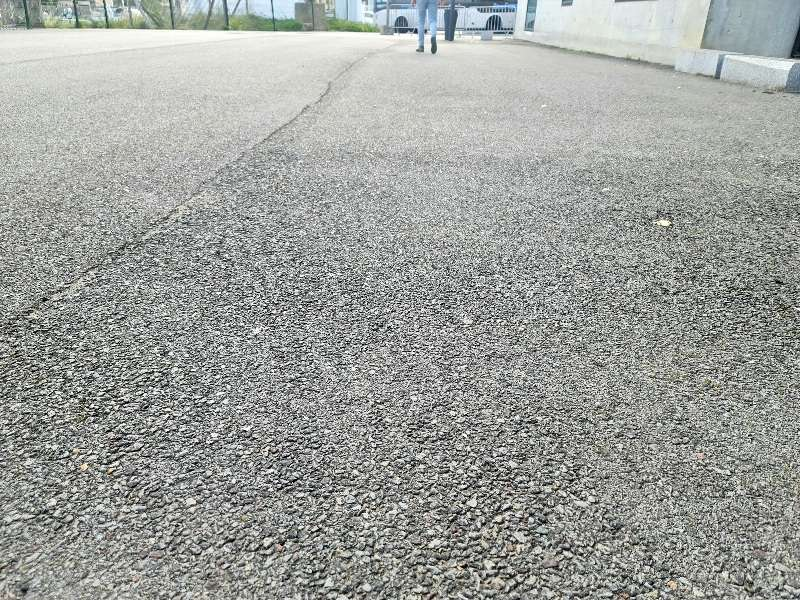
//> input picture VISION/DETECTION/Image/vision_test_small.jpg, 800 x 600 px
$ ./Vision_mean   (built with g++ and OpenCV 4)
//> lines starting //> are read from the running program, lines starting //| are printed output that depends on the picture; after the words box and inside, x2 and y2 are one past the last pixel; in counts of white or black regions, pixels touching at a corner belong together
#include <opencv2/opencv.hpp>
#include <iostream>
#include <vector>

int main() {
    // Charger l'image
    cv::Mat image= cv::imread("../Image/vision_test_small.jpg");
//> image is the input picture: 600 rows x 800 cols, CV_8UC3; mean B, G, R 156.6, 160.5, 157.3

    // Vérifier si l'image a été chargée correctement
    if(image.empty()) {
        std::cerr << "Erreur lors de la lecture de l'image." << std::endl;
        return -1;
    }

    cv::Mat hsv;
    cv::cvtColor(image, hsv, cv::COLOR_BGR2HSV);
//> hsv: 600 rows x 800 cols, CV_8UC3; mean H, S, V 48.9, 12.6, 161

    // Séparer les canaux HSV
    std::vector<cv::Mat> hsv_channels;
    cv::split(hsv, hsv_channels);
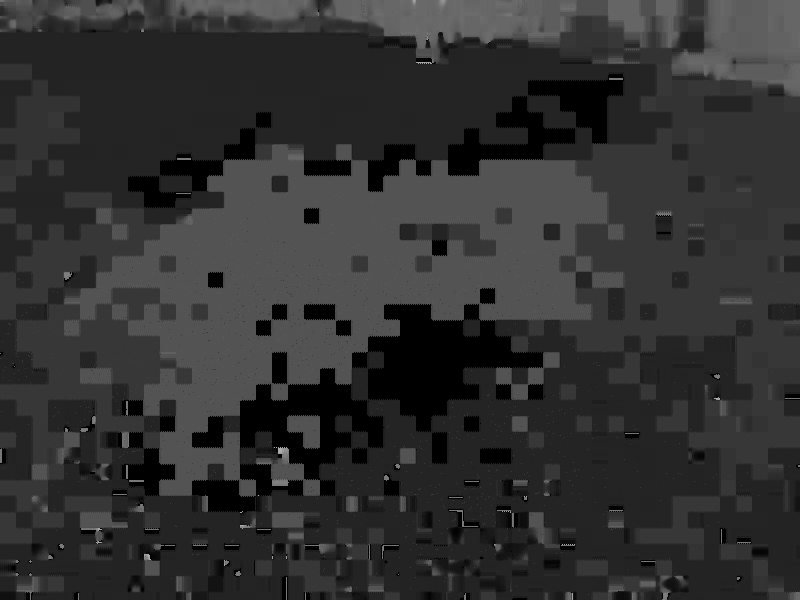
//> hsv_channels[0]: 600 rows x 800 cols, CV_8UC1; min 0, max 173, mean 48.9
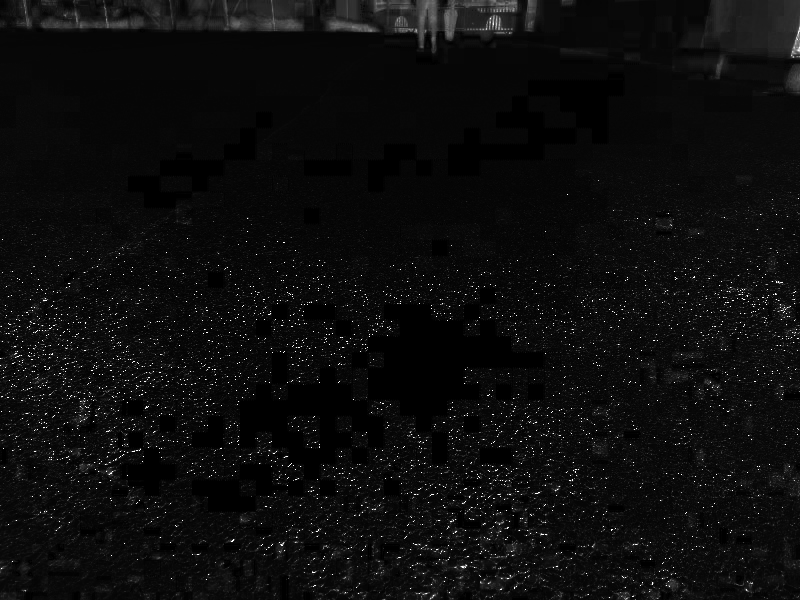
//> hsv_channels[1]: 600 rows x 800 cols, CV_8UC1; min 0, max 255, mean 12.6
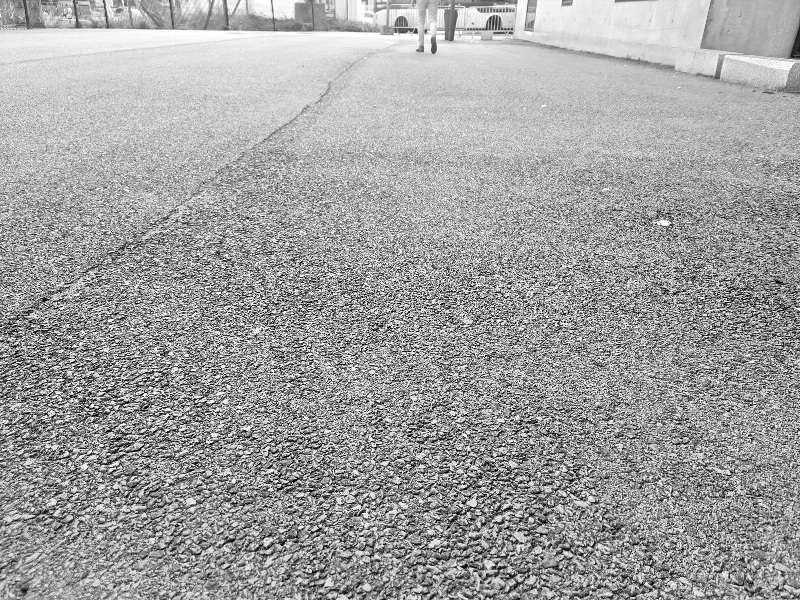
//> hsv_channels[2]: 600 rows x 800 cols, CV_8UC1; min 0, max 255, mean 161
    cv::Mat hue_channel = hsv_channels[0]; // canal H (teinte)

    // Calculer la moyenne des valeurs de teinte
    cv::Scalar mean_val = cv::mean(hue_channel);
//> mean_val = Scalar(48.87)

    // Appliquer le seuillage autour de la moyenne
    cv::Mat mask;
    cv::inRange(hue_channel, mean_val[0] - 10, mean_val[0] + 10, mask); // 10 est un exemple de seuil arbitraire autour de la moyenne
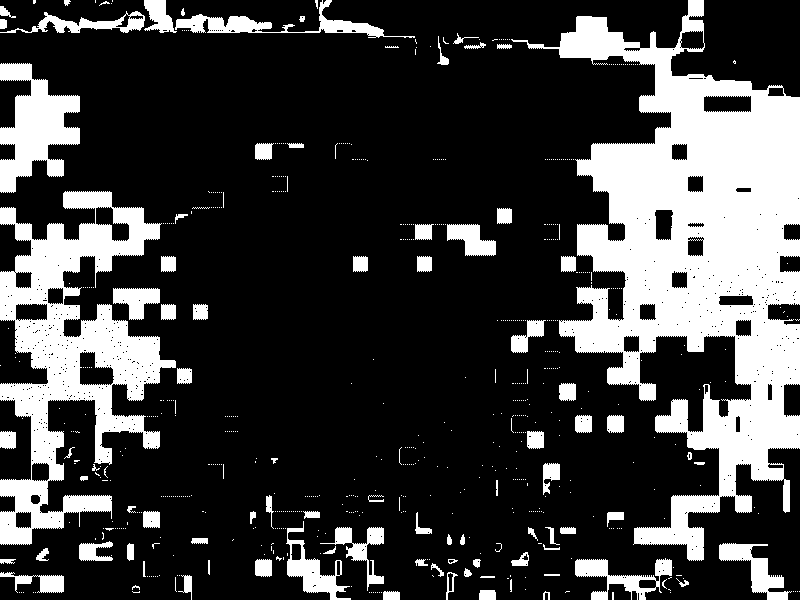
//> mask: 600 rows x 800 cols, CV_8UC1; 24.5% white; 660 white regions (573 under 20 px), largest, box (x1, y1, x2, y2) and area: (511, 0, 800, 561) 64784, (0, 191, 176, 545) 25035, (0, 63, 80, 193) 5606

    // Inverser le masque si vous souhaitez éliminer les valeurs proches de la moyenne
    cv::Mat mask_inverted = ~mask;

    // Appliquer le masque sur l'image
    cv::Mat result;
    image.copyTo(result, mask_inverted);
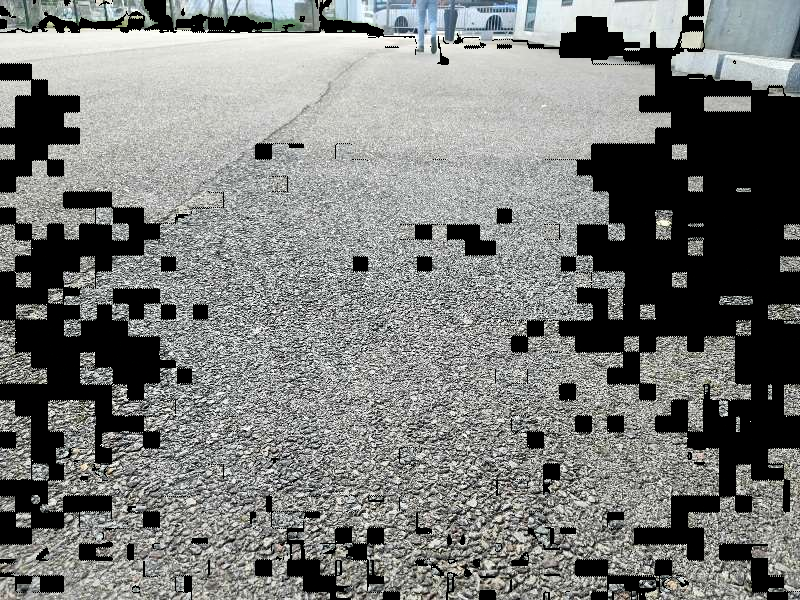
//> result: 600 rows x 800 cols, CV_8UC3; mean B, G, R 120.1, 122.4, 120.4
    std::cout<<"[INFO] Mean " << mean_val[0] <<"\n";
//| [INFO] Mean 48.866
    // Afficher l'image résultante
    cv::imshow("Base",image);
    cv::imshow("Result", result);
    cv::waitKey(0);
    return 0;
}
